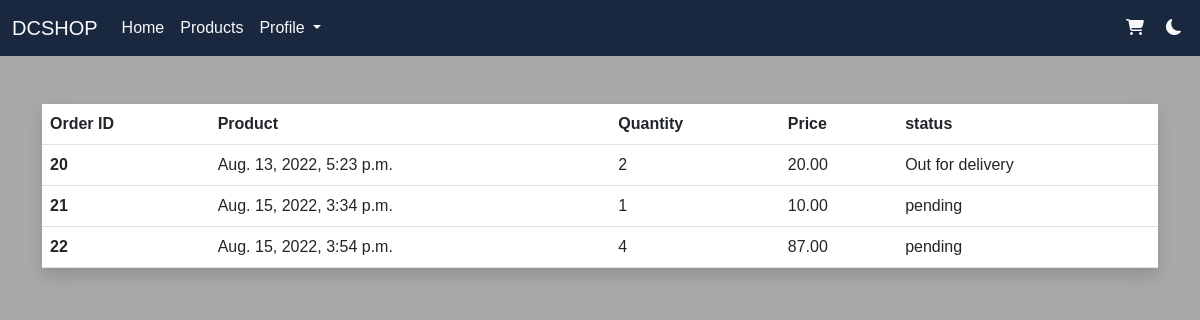
/orders (signed in), run on the app's committed database.
### mgapp/models.py (models this page shows, shortened)
class order(models.Model):
    user = models.ForeignKey(User , on_delete=models.CASCADE)
    orderdate = models.DateTimeField(default=datetime.now())
    is_finished =models.BooleanField()
    details =models.ManyToManyField(product , through='OrderDetails')
    m=[('pending','pending' ) ,( 'Deliverd' , 'Deliverd'),('Out for delivery', 'Out for delivery') , ('Canceled' , 'Canceled')]
    status =models.CharField(max_length=100 , choices=m , default='pending')
    total = 0
    counter = 0

### mgapp/views.py (the view)
# urls.py: path('orders' , views.confirmorder , name='orders'),
def confirmorder(request):
    context =None
    if request.user.is_authenticated and not request.user.is_anonymous:
        all_orders =order.objects.all().filter(user = request.user , is_finished =True)
        if all_orders:
            for x in all_orders:
                Order = order.objects.get(id = x.id)
                orderdetails = OrderDetails.objects.all().filter(order=Order)
                counter =orderdetails.count()
                total = 0
                for sum in orderdetails:
                    total += sum.price * sum.quantity
                x.total =total
                x.counter =counter
    context ={
        'all_orders' : all_orders,
        }
    return render (request , 'confirm.html', context)

### templates/confirm.html (shortened to what this page needs)
{% extends "base.html" %}
{% block content %}
<div class="container mt-5">
<table class="table shadow mt-5 bg-white">
    <thead>
      <tr>
        <th scope="col">Order ID</th>
        <th scope="col">Product</th>
        <th scope="col">Quantity</th>
        <th scope="col">Price</th>
        <th scope="col">status</th>
      </tr>
    </thead>
    <tbody>
                {% for item in all_orders  %}
      <tr>
        <th scope="row">{{item.id}}</th>
        <td>{{item.orderdate}}</td>
        <td>{{item.counter}}</td>
        <td>{{item.total}}</td>
        <td>{{item.status}}</td>
      </tr>
        {% endfor %}
    </tbody>
  </table>
</div>
{% endblock content %}

### manpro/static/index.css (style rules this page uses)
:root { --primary--color : white; --secondary--color:black }
* { box-sizing: border-box; font-family: 'Poppins', sans-serif; }
body { height: 10000px; font-family: 'Poppins', sans-serif; background-color:var(--primary--color) }

### templates/confirm.html (style rules this page uses)
body { background-color: darkgray; }

### data on the page
order: id "20", orderdate "Aug. 13, 2022, 5:23 p.m.", counter "2", total "20.00", status "Out for delivery"
order: id "21", orderdate "Aug. 15, 2022, 3:34 p.m.", counter "1", total "10.00", status "pending"
order: id "22", orderdate "Aug. 15, 2022, 3:54 p.m.", counter "4", total "87.00", status "pending"
